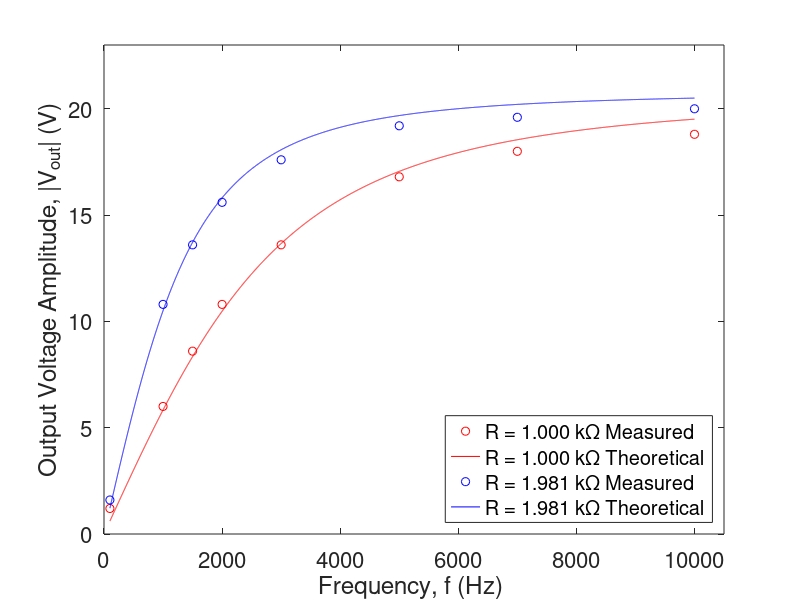
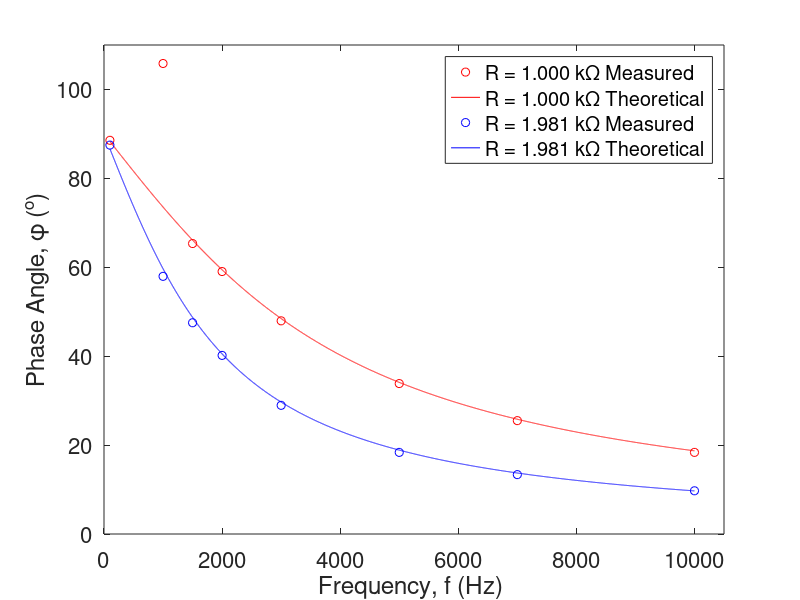
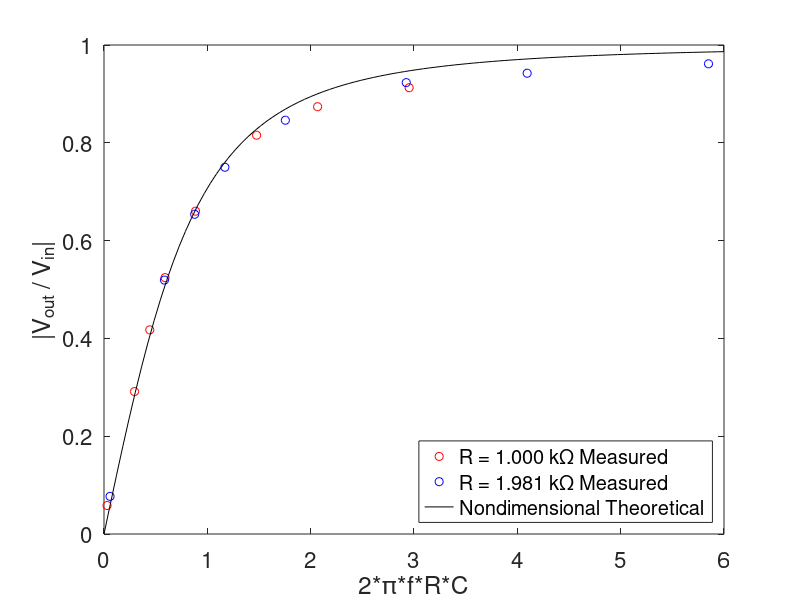
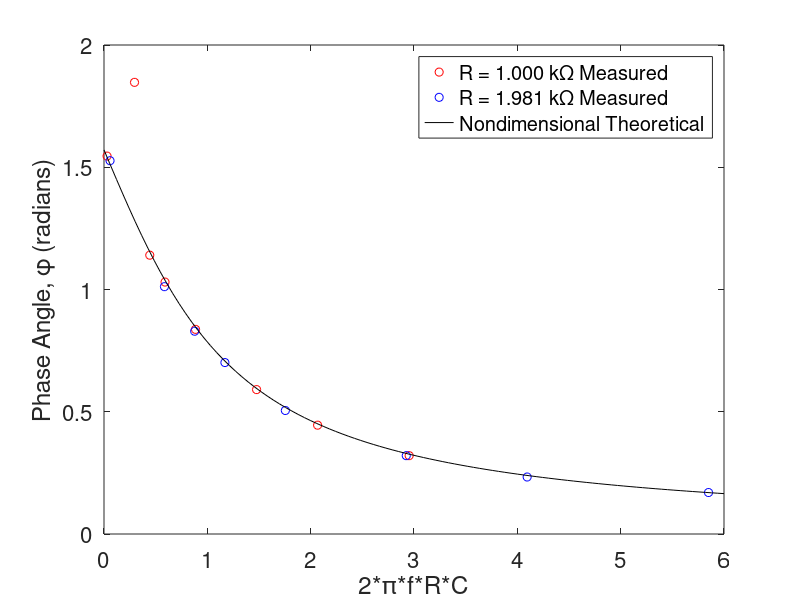

These charts were generated, in order, by the following MATLAB code:
% Experiment A5 - Electronics II
clear
clc
clf


%% Vout vs frequency

% Input Data
f = [100 1000 1500 2000 3000 5000 7000 10000];      % Frequency (Hz)
farray = linspace(100,10000,10000);                 % Array of Frequencies (Hz)
Vout1 = [1.2 6 8.6 10.8 13.6 16.8 18 18.8];         % Voltage Out(V) Amplitude,R = 1 kilo-ohm
Vout2 = [1.6 10.8 13.6 15.6 17.6 19.2 19.6 20];     % Voltage Out(V) Amplitude,R = 2 kilo-ohm
omegaArray = 2*pi.*farray;                          % frequency (rad/s)
R1 = 1000;                                          % resistance (ohms)
R2 = 1981;                                          % resistance (ohms)
C = .047e-6;                                        % capacitance (microFarads)
Vin1 = 20.6;                                        % input voltage (V)
Vin2 = 20.8;                                        % input voltage (V)
VoutTheor1 = (omegaArray*R1*C)./(sqrt(1+(omegaArray*R1*C).^2))*Vin1;  % Theoretical Output Voltage (V)
VoutTheor2 = (omegaArray*R2*C)./(sqrt(1+(omegaArray*R2*C).^2))*Vin2;  % Theoretical Output Voltage (V)

% Plot
figure(1)
plot(f,Vout1,'ro',farray,VoutTheor1,'r-',f,Vout2,'bo',farray,VoutTheor2,'b-')
xlabel('Frequency, f (Hz) ')
ylabel('Output Voltage Amplitude, |V_o_u_t| (V)')
axis([0,10500,0,23])
set(gca,'FontSize',16)
legend('R = 1.000 k\Omega Measured','R = 1.000 k\Omega Theoretical',...
    'R = 1.981 k\Omega Measured','R = 1.981 k\Omega Theoretical','Location', 'Southeast')


%% phase angle vs frequency

% Input Data
phase1 = [2460 294 121 82 44.4 18.8 10.12 5.1]*1e-6;        % Phase deltaT (s)
phase2 = [2430 161 88 55.8 26.8 10.2 5.3 2.7]*1e-6;         % Phase deltaT (s)
omegad = 360.*f;                                            % frequency (degrees/s)
phase1angle = phase1.*omegad;                               % Phase Angle, R = 1 kilo-ohm
phase2angle = phase2.*omegad;                               % Phase Angle, R = 2 kilo-ohm
phase1Theor = atand(1./(omegaArray*R1*C));                  % Theoretical Phase Angle
phase2Theor = atand(1./(omegaArray*R2*C));                  % Theoretical Phase Angle

% Plot
figure(2)
plot(f,phase1angle,'ro',farray,phase1Theor,'r-',f,phase2angle,'bo',farray,phase2Theor,'b-')
xlabel('Frequency, f (Hz) ')
ylabel('Phase Angle, \phi (^o)')
axis([0,10500,0,110])
set(gca,'FontSize',16)
legend('R = 1.000 k\Omega Measured','R = 1.000 k\Omega Theoretical',...
    'R = 1.981 k\Omega Measured','R = 1.981 k\Omega Theoretical','Location', 'Northeast')


%% Vout / Vin vs 2pifRC

% Input Data
outOverIn1 = Vout1./Vin1;                                   % Vout/Vin, R = 1 kilo-ohm
outOverIn2 = Vout2./Vin2;                                   % Vout/Vin, R = 2 kilo-ohm
omegaRC1 = 2*pi.*f*R1*C;                                    % frequency (rad/s),R = 1 kilo-ohm
omegaRC2 = 2*pi.*f*R2*C;                                    % frequency (rad/s),R = 2 kilo-ohm
omegaRC = linspace(0,6,100);
ampTheor = omegaRC./sqrt(1+omegaRC.^2);

% Plot
figure(3)
plot(omegaRC1,outOverIn1,'ro',omegaRC2,outOverIn2,'bo',omegaRC,ampTheor,'k')
xlabel('2*\pi*f*R*C')
ylabel('|V_o_u_t / V_i_n|')
set(gca,'FontSize',16)
legend('R = 1.000 k\Omega Measured','R = 1.981 k\Omega Measured',...
    'Nondimensional Theoretical','Location', 'Southeast')



%% phase vs 2pifRC

% Input Data
phase1rad = phase1angle.*2*pi/360;
phase2rad = phase2angle.*2*pi/360;
phaseTheor = atan(1./omegaRC);

% Plot
figure(4)
plot(omegaRC1,phase1rad,'ro',omegaRC2,phase2rad,'bo',omegaRC,phaseTheor,'k')
xlabel('2*\pi*f*R*C')
ylabel('Phase Angle, \phi (radians)')
%axis([0,10500,0,110])
set(gca,'FontSize',16)
legend('R = 1.000 k\Omega Measured','R = 1.981 k\Omega Measured',...
    'Nondimensional Theoretical','Location', 'Northeast')



%% Vout / Vin vs f Part II

% Input Data
Vout5 = [1 2.4 4.2 6.8 8.8 10 10.4 10.8 11.2 11.2];         % Output Voltage (V)
Vin5 = 20.8;                                                % Input Voltage (V)
outOverIn5 = Vout5 / Vin5;                                  % Vout / Vin
f5 = [1 5 10 20 30 45 50 65 85 100]*1e3;                    % Frequency (Hz)
cutoff = 50e3*ones(1,100);



% Plot
figure(5)
plot(f5,outOverIn5,'ro',cutoff,linspace(0,1,100),'b-')
xlabel('Frequency, f (Hz) ')
ylabel('|V_o_u_t / V_i_n|')
%axis([0,10500,0,110])
set(gca,'FontSize',16)
